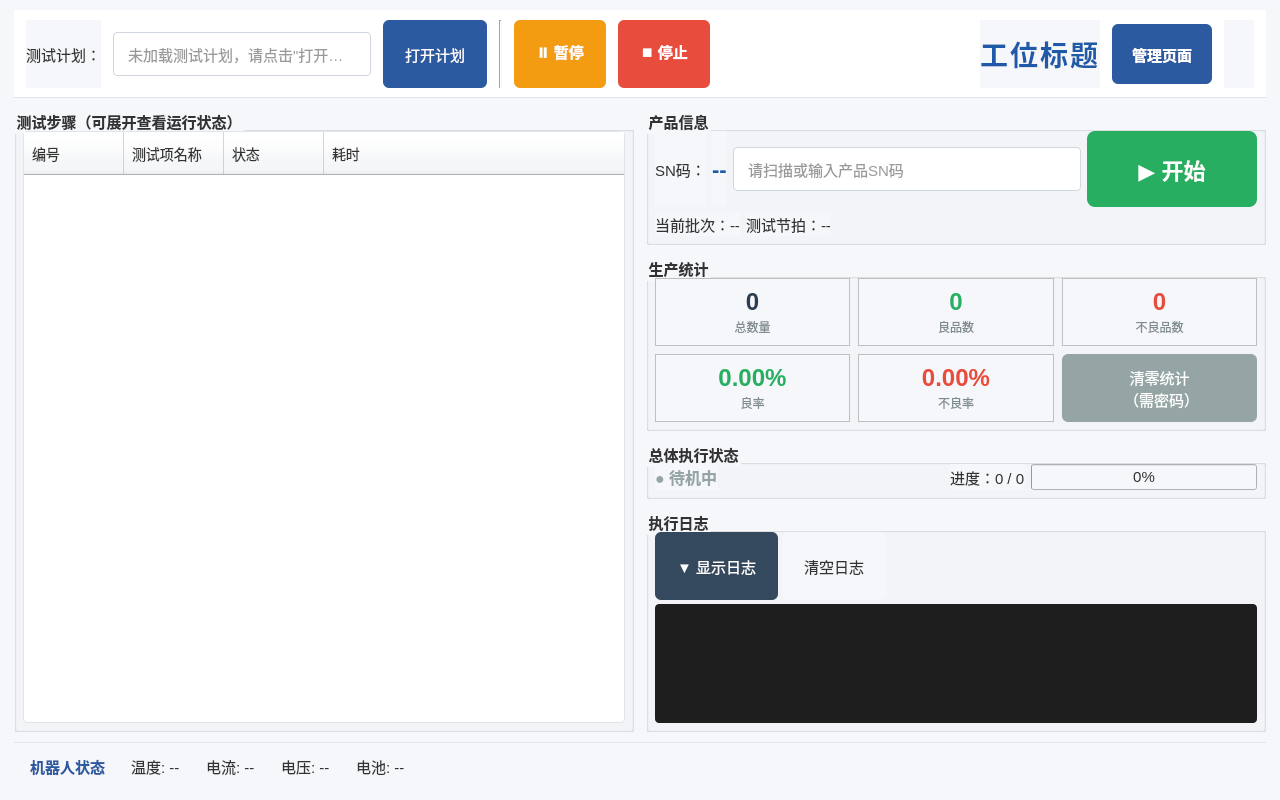
<?xml version="1.0" encoding="UTF-8"?>
<ui version="4.0">
 <class>ExecutePage</class>
 <widget class="QWidget" name="ExecutePage">
  <property name="geometry">
   <rect>
    <x>0</x>
    <y>0</y>
    <width>1280</width>
    <height>800</height>
   </rect>
  </property>
  <property name="windowTitle">
   <string>测试执行页面</string>
  </property>
   <property name="styleSheet">
   <string notr="true">QWidget {
    background-color: #f5f7fa;
    font-family: "Microsoft YaHei", "Segoe UI", sans-serif;
    font-size: 15px;
    color: #333;
}
QFrame#topBar {
    background-color: white;
    border-bottom: 1px solid #e1e4e8;
}
QFrame#statCard {
    background-color: white;
    border: 1px solid #e1e4e8;
    border-radius: 6px;
}
QFrame#logFrame {
    background-color: #1e1e1e;
    border-radius: 4px;
}
QPushButton {
    border: none;
    border-radius: 6px;
    padding: 12px 22px;
    font-size: 15px;
    min-height: 44px;
}
QPushButton:focus { outline: none; }
QPushButton#startBtn {
    background-color: #27ae60;
    color: white;
    font-weight: bold;
}
QPushButton#startBtn:hover { background-color: #2ecc71; }
QPushButton#startBtn:disabled { background-color: #95a5a6; }
QPushButton#pauseBtn {
    background-color: #f39c12;
    color: white;
    font-weight: bold;
}
QPushButton#pauseBtn:hover { background-color: #f5b041; }
QPushButton#stopBtn {
    background-color: #e74c3c;
    color: white;
    font-weight: bold;
}
QPushButton#stopBtn:hover { background-color: #ec7063; }
QPushButton#openPlanBtn {
    background-color: #2c5aa0;
    color: white;
}
QPushButton#openPlanBtn:hover { background-color: #3a6bb8; }
QPushButton#resetBtn {
    background-color: #95a5a6;
    color: white;
}
QPushButton#resetBtn:hover { background-color: #aab7b8; }
QPushButton#logToggleBtn {
    background-color: #34495e;
    color: white;
}
QTreeWidget {
    background-color: white;
    border: 1px solid #e1e4e8;
    border-radius: 4px;
    alternate-background-color: #f8f9fa;
}
QTreeWidget::item {
    padding: 9px 16px;
    height: 42px;
}
QTextEdit#logText {
    background-color: #1e1e1e;
    color: #d4d4d4;
    border: none;
    font-family: "Consolas", "Courier New", monospace;
    font-size: 13px;
}
QLabel#statValue {
    font-size: 26px;
    font-weight: bold;
}
QLabel#statLabel {
    font-size: 13px;
    color: #7f8c8d;
}
QLineEdit {
    padding: 11px 12px;
    border: 1px solid #d0d7de;
    border-radius: 4px;
    background-color: white;
    font-size: 15px;
}
QComboBox {
    padding: 11px 12px;
    border: 1px solid #d0d7de;
    border-radius: 4px;
    background-color: white;
    font-size: 15px;
}
QGroupBox {
    font-weight: bold;
    font-size: 15px;
    padding-top: 14px;
}
QHeaderView::section {
    font-size: 14px;
    padding: 8px;
}</string>
  </property>
   <layout class="QVBoxLayout" name="mainLayout">
    <property name="spacing">
     <number>10</number>
    </property>
    <property name="leftMargin">
     <number>14</number>
    </property>
    <property name="topMargin">
     <number>10</number>
    </property>
    <property name="rightMargin">
     <number>14</number>
    </property>
    <property name="bottomMargin">
     <number>10</number>
    </property>
   <!-- 顶部工具栏 -->
   <item>
    <widget class="QFrame" name="topBar">
     <layout class="QHBoxLayout" name="topBarLayout">
      <property name="leftMargin">
       <number>12</number>
      </property>
      <property name="topMargin">
       <number>10</number>
      </property>
      <property name="rightMargin">
       <number>12</number>
      </property>
      <property name="bottomMargin">
       <number>10</number>
      </property>
      <property name="spacing">
       <number>12</number>
      </property>
      <item>
       <widget class="QLabel" name="label_planPath">
        <property name="text">
         <string>测试计划：</string>
        </property>
       </widget>
      </item>
      <item>
       <widget class="QLineEdit" name="lineEdit_planPath">
        <property name="readOnly">
         <bool>true</bool>
        </property>
        <property name="placeholderText">
         <string>未加载测试计划，请点击"打开计划"选择</string>
        </property>
       </widget>
      </item>
      <item>
       <widget class="QPushButton" name="openPlanBtn">
        <property name="text">
         <string>打开计划</string>
        </property>
       </widget>
      </item>
       <item>
        <widget class="QFrame" name="separator1">
         <property name="frameShape">
          <enum>QFrame::VLine</enum>
         </property>
         <property name="frameShadow">
          <enum>QFrame::Sunken</enum>
         </property>
        </widget>
       </item>
       <item>
        <widget class="QPushButton" name="pauseBtn">
         <property name="text">
          <string>⏸ 暂停</string>
         </property>
        </widget>
       </item>
       <item>
        <widget class="QPushButton" name="stopBtn">
         <property name="text">
          <string>⏹ 停止</string>
         </property>
        </widget>
       </item>
<item>
         <spacer name="hSpacer1">
          <property name="orientation">
           <enum>Qt::Horizontal</enum>
          </property>
          <property name="sizeHint" stdset="0">
           <size>
            <width>40</width>
            <height>20</height>
           </size>
          </property>
         </spacer>
        </item>
        <!-- 顶部工位标题（运行时由 refresh_station_title 刷新，居中） -->
        <item>
         <widget class="QLabel" name="label_title">
          <property name="text">
           <string>工位标题</string>
          </property>
          <property name="alignment">
           <set>Qt::AlignCenter</set>
          </property>
          <property name="styleSheet">
           <string notr="true">font-size: 28px; font-weight: bold; color: #1F5AA8; letter-spacing: 2px;</string>
          </property>
         </widget>
        </item>
        <!-- 返回管理页面按钮（仅管理员显示，默认隐藏） -->
        <item>
         <widget class="QPushButton" name="btn_manage">
          <property name="text">
           <string>管理页面</string>
          </property>
          <property name="visible">
           <bool>false</bool>
          </property>
          <property name="styleSheet">
           <string notr="true">QPushButton {
    background-color: #2c5aa0; color: white; font-weight: bold;
    border: none; border-radius: 6px; padding: 10px 20px; min-height: 40px;
    font-size: 15px;
}
QPushButton:pressed { background-color: #3a6bb8; }</string>
          </property>
         </widget>
        </item>
        <!-- 当前时间（运行时由 _update_time_label 刷新） -->
        <item>
         <widget class="QLabel" name="label_time">
          <property name="text">
           <string/>
          </property>
          <property name="styleSheet">
           <string notr="true">font-size: 16px; font-weight: bold; color: #1F5AA8; padding: 0 10px;</string>
          </property>
         </widget>
        </item>
       </layout>
     </widget>
    </item>
   <!-- 主体区域：左步骤树 + 右统计/日志 -->
   <item>
    <layout class="QHBoxLayout" name="bodyLayout">
     <property name="spacing">
      <number>12</number>
     </property>
     <!-- 左侧：测试步骤树 -->
     <item>
      <widget class="QGroupBox" name="groupBox_steps">
       <property name="title">
        <string>测试步骤（可展开查看运行状态）</string>
       </property>
       <layout class="QVBoxLayout" name="stepsLayout">
        <property name="leftMargin">
         <number>8</number>
        </property>
        <property name="topMargin">
         <number>8</number>
        </property>
        <property name="rightMargin">
         <number>8</number>
        </property>
        <property name="bottomMargin">
         <number>8</number>
        </property>
        <item>
         <widget class="QTreeWidget" name="treeWidget_steps">
          <property name="alternatingRowColors">
           <bool>true</bool>
          </property>
          <property name="headerHidden">
           <bool>false</bool>
          </property>
           <column>
            <property name="text">
             <string>编号</string>
            </property>
            <property name="width">
             <number>140</number>
            </property>
           </column>
           <column>
            <property name="text">
             <string>测试项名称</string>
            </property>
            <property name="width">
             <number>300</number>
            </property>
           </column>
           <column>
            <property name="text">
             <string>状态</string>
            </property>
            <property name="width">
             <number>100</number>
            </property>
           </column>
           <column>
            <property name="text">
             <string>耗时</string>
            </property>
            <property name="width">
             <number>100</number>
            </property>
          </column>
         </widget>
        </item>
       </layout>
      </widget>
     </item>
     <!-- 右侧：统计 + 日志 -->
     <item>
       <layout class="QVBoxLayout" name="rightLayout">
        <property name="spacing">
         <number>10</number>
        </property>
       <!-- SN码输入区 -->
       <item>
        <widget class="QGroupBox" name="groupBox_sn">
         <property name="title">
          <string>产品信息</string>
         </property>
         <layout class="QVBoxLayout" name="snLayout">
          <property name="leftMargin">
           <number>8</number>
          </property>
          <property name="topMargin">
           <number>8</number>
          </property>
          <property name="rightMargin">
           <number>8</number>
          </property>
          <property name="bottomMargin">
           <number>8</number>
          </property>
          <property name="spacing">
           <number>6</number>
          </property>
          <item>
           <layout class="QHBoxLayout" name="snRow1">
<item>
            <widget class="QLabel" name="label_sn">
             <property name="text">
              <string>SN码：</string>
             </property>
            </widget>
           </item>
           <item>
            <widget class="QLabel" name="label_sn_value">
             <property name="text">
              <string>--</string>
             </property>
             <property name="styleSheet">
              <string notr="true">font-size: 22px; font-weight: bold; color: #1F5AA8;</string>
             </property>
            </widget>
           </item>
           <item>
            <widget class="QLineEdit" name="lineEdit_sn">
             <property name="placeholderText">
              <string>请扫描或输入产品SN码</string>
             </property>
            </widget>
           </item>
            <item>
             <widget class="QPushButton" name="btn_startBig">
               <property name="minimumSize">
                <size>
                 <width>170</width>
                 <height>56</height>
                </size>
               </property>
               <property name="styleSheet">
                <string notr="true">QPushButton#btn_startBig {
    background-color: #27ae60;
    color: white;
    font-size: 22px;
    font-weight: bold;
    border: none;
    border-radius: 8px;
    min-height: 52px;
}
QPushButton#btn_startBig:hover { background-color: #2ecc71; }
QPushButton#btn_startBig:disabled { background-color: #95a5a6; }</string>
               </property>
              <property name="text">
               <string>▶ 开始</string>
              </property>
             </widget>
            </item>
           </layout>
          </item>
          <item>
           <layout class="QHBoxLayout" name="snRow2">
            <item>
             <widget class="QLabel" name="label_batch">
              <property name="text">
               <string>当前批次：--</string>
              </property>
             </widget>
            </item>
            <item>
             <widget class="QLabel" name="label_takt">
              <property name="text">
               <string>测试节拍：--</string>
              </property>
             </widget>
            </item>
            <item>
             <spacer name="hSpacer_sn2">
              <property name="orientation">
               <enum>Qt::Horizontal</enum>
              </property>
              <property name="sizeHint" stdset="0">
               <size>
                <width>40</width>
                <height>20</height>
               </size>
              </property>
             </spacer>
            </item>
           </layout>
          </item>
         </layout>
        </widget>
       </item>
       <!-- 统计卡片 -->
       <item>
        <widget class="QGroupBox" name="groupBox_stats">
         <property name="title">
          <string>生产统计</string>
         </property>
         <layout class="QGridLayout" name="statsGrid">
          <property name="leftMargin">
           <number>8</number>
          </property>
          <property name="topMargin">
           <number>8</number>
          </property>
          <property name="rightMargin">
           <number>8</number>
          </property>
          <property name="bottomMargin">
           <number>8</number>
          </property>
          <property name="spacing">
           <number>8</number>
          </property>
          <!-- 总数量 -->
          <item row="0" column="0">
           <widget class="QFrame" name="statCard_total">
            <property name="frameShape">
             <enum>QFrame::StyledPanel</enum>
            </property>
            <layout class="QVBoxLayout" name="layout_total">
             <property name="spacing">
              <number>2</number>
             </property>
             <item>
              <widget class="QLabel" name="statValue_total">
               <property name="text">
                <string>0</string>
               </property>
               <property name="alignment">
                <set>Qt::AlignCenter</set>
               </property>
               <property name="styleSheet">
                <string notr="true">font-size: 24px; font-weight: bold; color: #2c3e50;</string>
               </property>
              </widget>
             </item>
             <item>
              <widget class="QLabel" name="statLabel_total">
               <property name="text">
                <string>总数量</string>
               </property>
               <property name="alignment">
                <set>Qt::AlignCenter</set>
               </property>
               <property name="styleSheet">
                <string notr="true">font-size: 12px; color: #7f8c8d;</string>
               </property>
              </widget>
             </item>
            </layout>
           </widget>
          </item>
          <!-- 良品数 -->
          <item row="0" column="1">
           <widget class="QFrame" name="statCard_pass">
            <property name="frameShape">
             <enum>QFrame::StyledPanel</enum>
            </property>
            <layout class="QVBoxLayout" name="layout_pass">
             <property name="spacing">
              <number>2</number>
             </property>
             <item>
              <widget class="QLabel" name="statValue_pass">
               <property name="text">
                <string>0</string>
               </property>
               <property name="alignment">
                <set>Qt::AlignCenter</set>
               </property>
               <property name="styleSheet">
                <string notr="true">font-size: 24px; font-weight: bold; color: #27ae60;</string>
               </property>
              </widget>
             </item>
             <item>
              <widget class="QLabel" name="statLabel_pass">
               <property name="text">
                <string>良品数</string>
               </property>
               <property name="alignment">
                <set>Qt::AlignCenter</set>
               </property>
               <property name="styleSheet">
                <string notr="true">font-size: 12px; color: #7f8c8d;</string>
               </property>
              </widget>
             </item>
            </layout>
           </widget>
          </item>
          <!-- 不良品数 -->
          <item row="0" column="2">
           <widget class="QFrame" name="statCard_fail">
            <property name="frameShape">
             <enum>QFrame::StyledPanel</enum>
            </property>
            <layout class="QVBoxLayout" name="layout_fail">
             <property name="spacing">
              <number>2</number>
             </property>
             <item>
              <widget class="QLabel" name="statValue_fail">
               <property name="text">
                <string>0</string>
               </property>
               <property name="alignment">
                <set>Qt::AlignCenter</set>
               </property>
               <property name="styleSheet">
                <string notr="true">font-size: 24px; font-weight: bold; color: #e74c3c;</string>
               </property>
              </widget>
             </item>
             <item>
              <widget class="QLabel" name="statLabel_fail">
               <property name="text">
                <string>不良品数</string>
               </property>
               <property name="alignment">
                <set>Qt::AlignCenter</set>
               </property>
               <property name="styleSheet">
                <string notr="true">font-size: 12px; color: #7f8c8d;</string>
               </property>
              </widget>
             </item>
            </layout>
           </widget>
          </item>
          <!-- 良率 -->
          <item row="1" column="0">
           <widget class="QFrame" name="statCard_yield">
            <property name="frameShape">
             <enum>QFrame::StyledPanel</enum>
            </property>
            <layout class="QVBoxLayout" name="layout_yield">
             <property name="spacing">
              <number>2</number>
             </property>
             <item>
              <widget class="QLabel" name="statValue_yield">
               <property name="text">
                <string>0.00%</string>
               </property>
               <property name="alignment">
                <set>Qt::AlignCenter</set>
               </property>
               <property name="styleSheet">
                <string notr="true">font-size: 24px; font-weight: bold; color: #27ae60;</string>
               </property>
              </widget>
             </item>
             <item>
              <widget class="QLabel" name="statLabel_yield">
               <property name="text">
                <string>良率</string>
               </property>
               <property name="alignment">
                <set>Qt::AlignCenter</set>
               </property>
               <property name="styleSheet">
                <string notr="true">font-size: 12px; color: #7f8c8d;</string>
               </property>
              </widget>
             </item>
            </layout>
           </widget>
          </item>
          <!-- 不良率 -->
          <item row="1" column="1">
           <widget class="QFrame" name="statCard_defectRate">
            <property name="frameShape">
             <enum>QFrame::StyledPanel</enum>
            </property>
            <layout class="QVBoxLayout" name="layout_defectRate">
             <property name="spacing">
              <number>2</number>
             </property>
             <item>
              <widget class="QLabel" name="statValue_defectRate">
               <property name="text">
                <string>0.00%</string>
               </property>
               <property name="alignment">
                <set>Qt::AlignCenter</set>
               </property>
               <property name="styleSheet">
                <string notr="true">font-size: 24px; font-weight: bold; color: #e74c3c;</string>
               </property>
              </widget>
             </item>
             <item>
              <widget class="QLabel" name="statLabel_defectRate">
               <property name="text">
                <string>不良率</string>
               </property>
               <property name="alignment">
                <set>Qt::AlignCenter</set>
               </property>
               <property name="styleSheet">
                <string notr="true">font-size: 12px; color: #7f8c8d;</string>
               </property>
              </widget>
             </item>
            </layout>
           </widget>
          </item>
          <!-- 清零按钮 -->
          <item row="1" column="2">
           <widget class="QPushButton" name="resetBtn">
            <property name="minimumSize">
             <size>
              <width>0</width>
              <height>64</height>
             </size>
            </property>
            <property name="text">
             <string>清零统计
 （需密码）</string>
            </property>
           </widget>
          </item>
         </layout>
        </widget>
       </item>
       <!-- 总执行状态 -->
       <item>
        <widget class="QGroupBox" name="groupBox_overallStatus">
         <property name="title">
          <string>总体执行状态</string>
         </property>
         <layout class="QHBoxLayout" name="overallStatusLayout">
          <property name="leftMargin">
           <number>8</number>
          </property>
          <property name="topMargin">
           <number>8</number>
          </property>
          <property name="rightMargin">
           <number>8</number>
          </property>
          <property name="bottomMargin">
           <number>8</number>
          </property>
          <item>
           <widget class="QLabel" name="label_overallStatus">
            <property name="text">
             <string>● 待机中</string>
            </property>
            <property name="styleSheet">
             <string notr="true">font-size: 16px; font-weight: bold; color: #95a5a6;</string>
            </property>
           </widget>
          </item>
          <item>
           <spacer name="hSpacer_status">
            <property name="orientation">
             <enum>Qt::Horizontal</enum>
            </property>
            <property name="sizeHint" stdset="0">
             <size>
              <width>40</width>
              <height>20</height>
             </size>
            </property>
           </spacer>
          </item>
          <item>
           <widget class="QLabel" name="label_progress">
            <property name="text">
             <string>进度：0 / 0</string>
            </property>
           </widget>
          </item>
          <item>
           <widget class="QProgressBar" name="progressBar">
            <property name="value">
             <number>0</number>
            </property>
            <property name="minimumSize">
             <size>
              <width>150</width>
              <height>0</height>
             </size>
            </property>
           </widget>
          </item>
         </layout>
        </widget>
       </item>
       <!-- 日志区域（默认隐藏） -->
       <item>
        <widget class="QGroupBox" name="groupBox_log">
         <property name="title">
          <string>执行日志</string>
         </property>
         <layout class="QVBoxLayout" name="logLayout">
          <property name="leftMargin">
           <number>8</number>
          </property>
          <property name="topMargin">
           <number>8</number>
          </property>
          <property name="rightMargin">
           <number>8</number>
          </property>
          <property name="bottomMargin">
           <number>8</number>
          </property>
          <property name="spacing">
           <number>4</number>
          </property>
          <item>
           <layout class="QHBoxLayout" name="logToolbarLayout">
            <item>
             <widget class="QPushButton" name="logToggleBtn">
              <property name="text">
               <string>▼ 显示日志</string>
              </property>
             </widget>
            </item>
            <item>
             <widget class="QPushButton" name="logClearBtn">
              <property name="text">
               <string>清空日志</string>
              </property>
             </widget>
            </item>
            <item>
             <spacer name="hSpacer_log">
              <property name="orientation">
               <enum>Qt::Horizontal</enum>
              </property>
              <property name="sizeHint" stdset="0">
               <size>
                <width>40</width>
                <height>20</height>
               </size>
              </property>
             </spacer>
            </item>
           </layout>
          </item>
          <item>
           <widget class="QFrame" name="logFrame">
            <property name="visible">
             <bool>false</bool>
            </property>
            <layout class="QVBoxLayout" name="logFrameLayout">
             <property name="leftMargin">
              <number>4</number>
             </property>
             <property name="topMargin">
              <number>4</number>
             </property>
             <property name="rightMargin">
              <number>4</number>
             </property>
             <property name="bottomMargin">
              <number>4</number>
             </property>
             <item>
              <widget class="QTextEdit" name="logText">
               <property name="readOnly">
                <bool>true</bool>
               </property>
              </widget>
             </item>
            </layout>
           </widget>
          </item>
         </layout>
        </widget>
       </item>
       </layout>
      </item>
     </layout>
    </item>
    <!-- 底部机器人状态栏 -->
    <item>
     <widget class="QFrame" name="bottomStatusBar">
       <property name="styleSheet">
        <string notr="true">QFrame#bottomStatusBar {
    background-color: #f5f7fa;
    border-top: 1px solid #e1e4e8;
}
QLabel { font-size: 15px; color: #333; padding: 6px 0; }
QLabel#statusTitle { font-weight: bold; color: #2c5aa0; }
QLabel#robotValue { font-size: 18px; font-weight: bold; color: #1F5AA8; }</string>
       </property>
      <layout class="QHBoxLayout" name="bottomStatusLayout">
       <property name="leftMargin">
        <number>12</number>
       </property>
       <property name="topMargin">
        <number>6</number>
       </property>
       <property name="rightMargin">
        <number>12</number>
       </property>
       <property name="bottomMargin">
        <number>6</number>
       </property>
       <property name="spacing">
        <number>18</number>
       </property>
       <item>
        <widget class="QLabel" name="statusTitle">
         <property name="text">
          <string>机器人状态</string>
         </property>
        </widget>
       </item>
       <item>
        <widget class="QLabel" name="label_robotTemp">
         <property name="text">
          <string>温度: --</string>
         </property>
        </widget>
       </item>
       <item>
        <widget class="QLabel" name="label_robotCurrent">
         <property name="text">
          <string>电流: --</string>
         </property>
        </widget>
       </item>
       <item>
        <widget class="QLabel" name="label_robotVoltage">
         <property name="text">
          <string>电压: --</string>
         </property>
        </widget>
       </item>
       <item>
        <widget class="QLabel" name="label_robotBattery">
         <property name="text">
          <string>电池: --</string>
         </property>
        </widget>
       </item>
       <item>
        <spacer name="hSpacer_robot">
         <property name="orientation">
          <enum>Qt::Horizontal</enum>
         </property>
         <property name="sizeHint" stdset="0">
          <size>
           <width>40</width>
           <height>20</height>
          </size>
         </property>
        </spacer>
       </item>
      </layout>
     </widget>
    </item>
   </layout>
  </widget>
  <resources/>
  <connections/>
 </ui>
